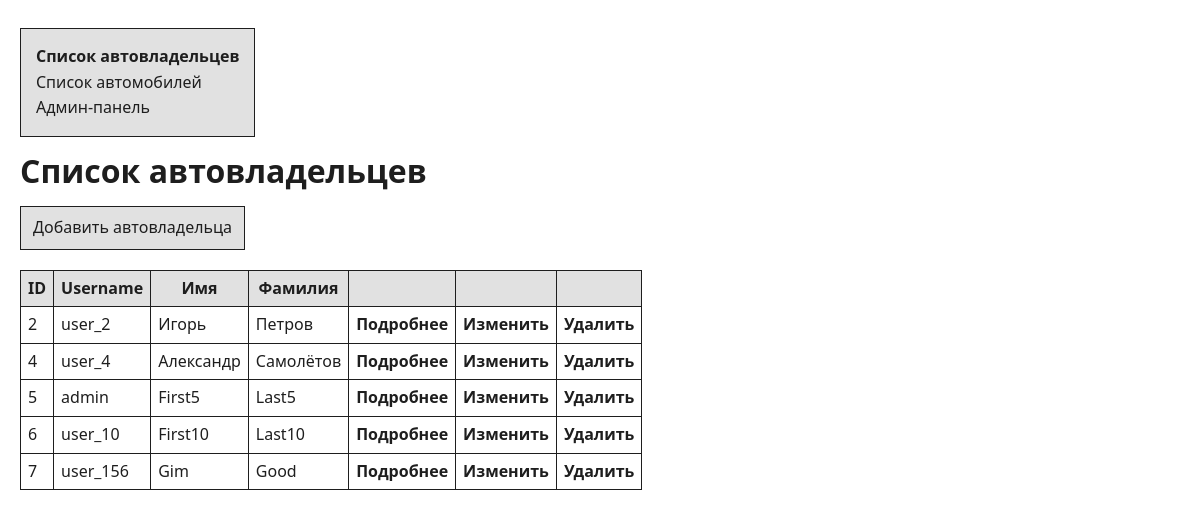
/owner/list/, run on an earlier commit of the app's database.
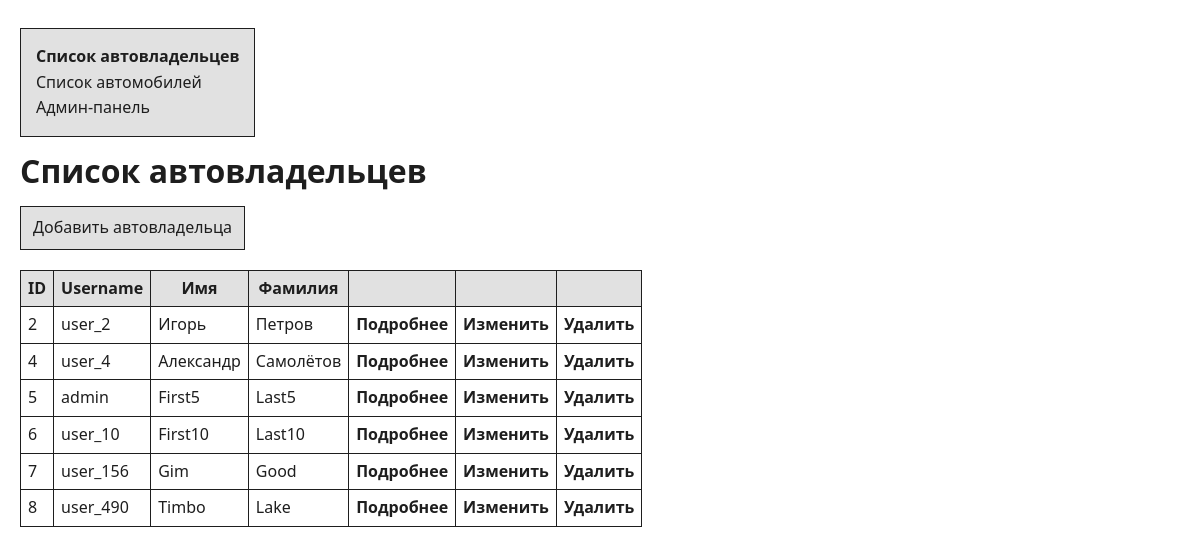
And on a later commit of the database.
### project_first_app/models.py (models this page shows, shortened)
class Owner(AbstractUser):
    birth_date = models.DateField(null=True, blank=True)
    passport_number = models.CharField(max_length=10, null=True, blank=True)
    address = models.CharField(max_length=255, null=True, blank=True)
    nationality = models.CharField(max_length=100, null=True, blank=True)
    cars = models.ManyToManyField('Car', through='Ownership')

### project_first_app/views.py (the view)
# urls.py: path('owner/list/', views.owners_list, name='owners_list'),
def owners_list(request):
    owners = Owner.objects.all()
    return render(request, 'owners/owners_list.html', {'owners': owners})

### templates/owners/owners_list.html (shortened to what this page needs)
{% load static %}
<!DOCTYPE html>
<html lang="ru">
<head>
    <link rel="stylesheet" href="{% static 'css/styles.css'%}" type="text/css">
</head>
<body>
    <div class="nav-menu">
        <p><strong>Список автовладельцев</strong></p>
        <a href="{% url 'cars_list' %}">Список автомобилей</a><br>
        <a href="/admin">Админ-панель</a>
    </div>
    <h1>Список автовладельцев</h1>
    <a href="{% url 'create_owner' %}" class="create-button">Добавить автовладельца</a>
    {% if owners %}
        <table class="table">
            <thead>
                <tr>
                    <th>ID</th>
                    <th>Username</th>
                    <th>Имя</th>
                    <th>Фамилия</th>
                    <th></th>
                    <th></th>
                    <th></th>
                </tr>
            </thead>
            <tbody>
                {% for owner in owners %}
                <tr>
                    <td>{{ owner.id }}</td>
                    <td>{{ owner.username }}</td>
                    <td>{{ owner.first_name }}</td>
                    <td>{{ owner.last_name }}</td>
                    <td>
                        <a href="{% url 'owner_detail' owner.id %}">
                            Подробнее
                        </a>
                    </td>
                    <td>
                        <a href="{% url 'edit_owner' owner.id %}">
                            Изменить
                        </a>
                    </td>
                    <td>
                        <a href="{% url 'delete_owner' owner.id %}" class="delete">
                            Удалить
                        </a>
                    </td>
                </tr>
                {% endfor %}
            </tbody>
        </table>
    {% else %}
        <p>Автовладельцы не найдены.</p>
    {% endif %}
</body>
</html>

What changed in the data, as far as the page shows it:
added Owner: id "8", username "user_490", first_name "Timbo", last_name "Lake"
